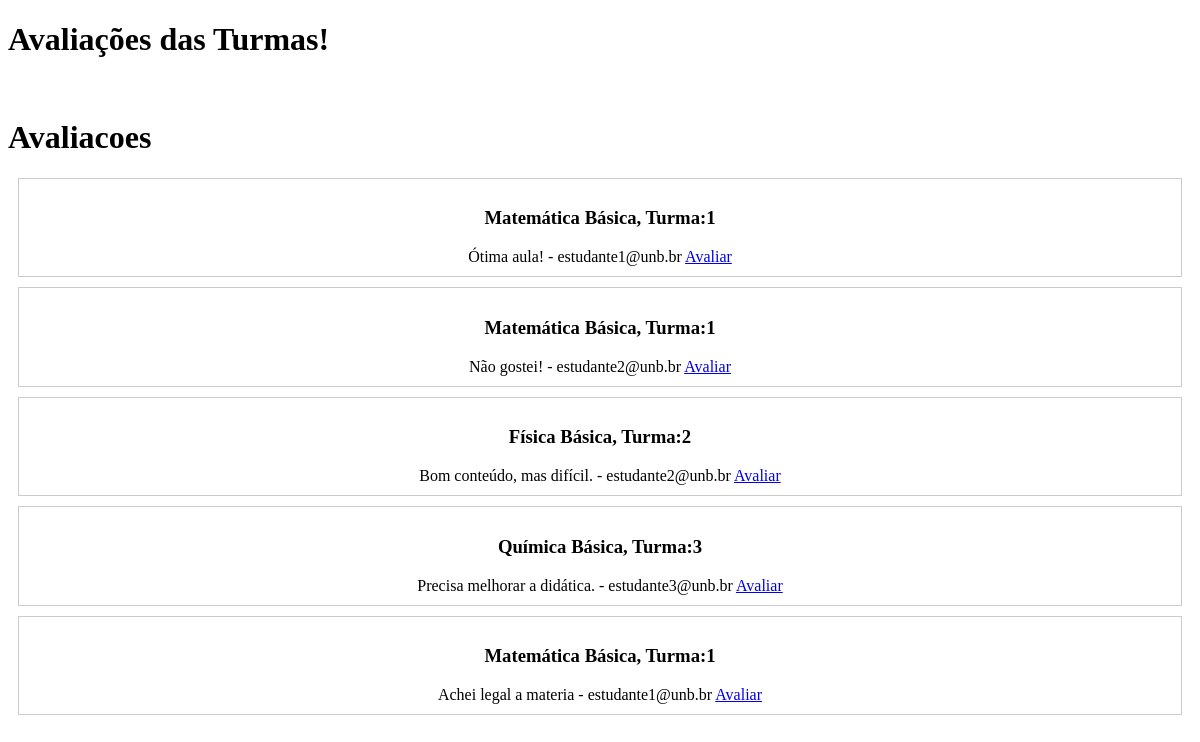
Page /main on the earlier database version.
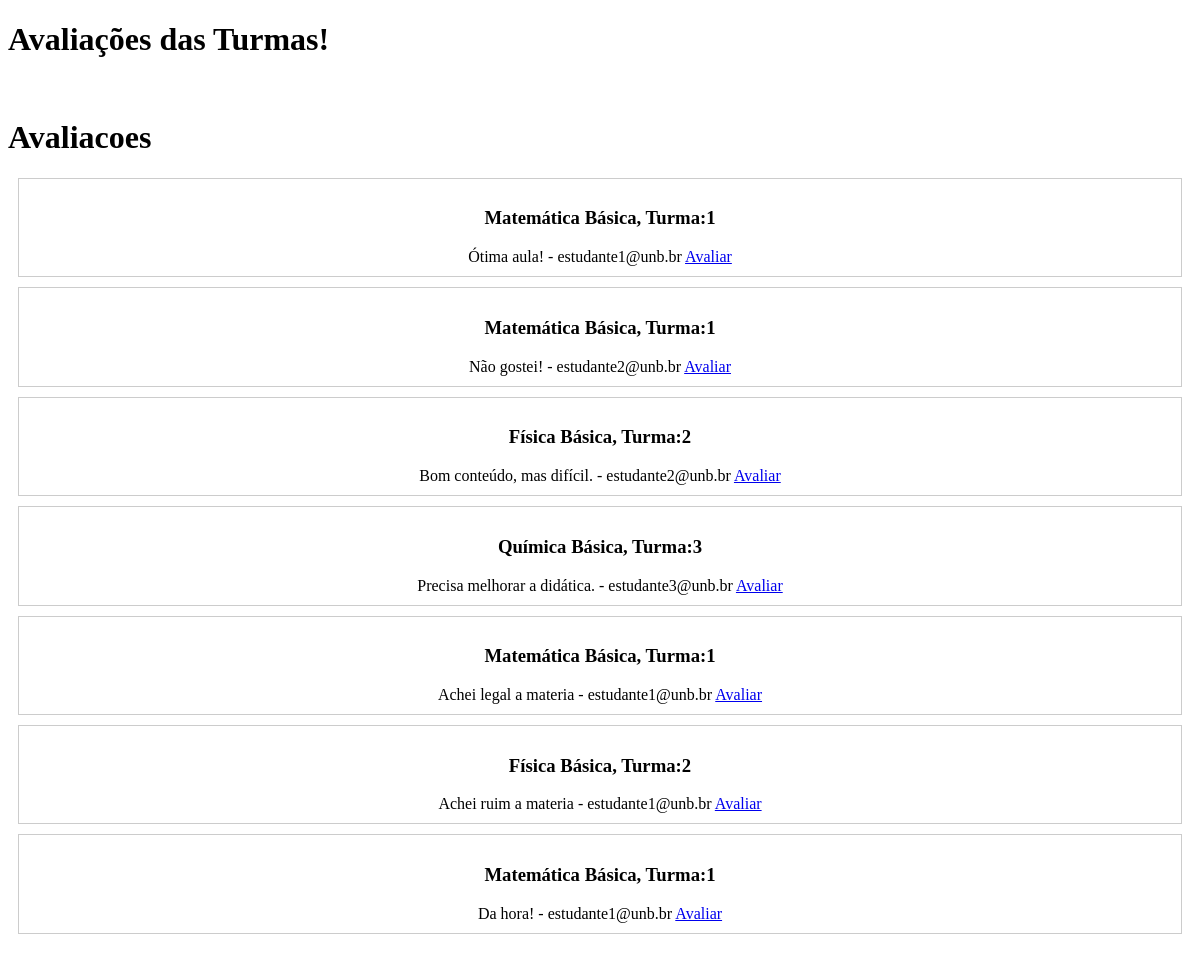
Same page on the later database version.
### tables this page shows
CREATE TABLE Avaliacoes (
    id INTEGER PRIMARY KEY,
    estudante_id INTEGER,
    turma_id INTEGER,
    avaliacao TEXT NOT NULL,
    FOREIGN KEY (estudante_id) REFERENCES Estudantes (id),
    FOREIGN KEY (turma_id) REFERENCES Turmas (id)
);

CREATE TABLE Disciplinas (
    id INTEGER PRIMARY KEY,
    nome TEXT NOT NULL,
    departamento_id INTEGER,
    CONSTRAINT fk_departamento_id
    FOREIGN KEY (departamento_id) REFERENCES Departamentos (id)
);

CREATE TABLE Turmas (
    id INTEGER PRIMARY KEY,
    disciplina_id INTEGER,
    professor_id INTEGER,
    CONSTRAINT fk_disciplina_id
    FOREIGN KEY (disciplina_id) REFERENCES Disciplinas (id)
    CONSTRAINT fk_professor_id
    FOREIGN KEY (professor_id) REFERENCES Professores (id)
);

CREATE TABLE Estudantes (
    id INTEGER PRIMARY KEY,
    email TEXT NOT NULL,
    matricula TEXT NOT NULL,
    curso TEXT NOT NULL,
    senha TEXT NOT NULL,
    e_administrador BOOLEAN NOT NULL DEFAULT 0
);

### app.py (the view)
@app.route('/main', methods=['GET', 'POST'])
def main():
    conn = get_db_connection()
    cur = conn.cursor()
    cur.execute("SELECT * FROM Avaliacoes ")
    avaliacoes = cur.fetchall()
    cur.execute("SELECT * FROM Professores")
    professores = cur.fetchall()
    cur.execute("SELECT * FROM Turmas")
    turmas = cur.fetchall()
    cur.execute("SELECT * FROM Estudantes")
    estudantes = cur.fetchall()
    cur.execute('SELECT Avaliacoes.avaliacao, Estudantes.email, Disciplinas.nome, Turmas.id FROM Avaliacoes JOIN Estudantes ON Avaliacoes.estudante_id = Estudantes.id JOIN Turmas ON Avaliacoes.turma_id = Turmas.id JOIN Disciplinas ON Turmas.disciplina_id = Disciplinas.id')
    results = cur.fetchall()
    conn.close()
    return render_template('main.html', avaliacoes=avaliacoes, professores=professores, turmas=turmas, estudantes=estudantes, results=results)

### app.py (called while the page is built)
def get_db_connection():
    conn = sqlite3.connect('database.db')
    conn.row_factory = sqlite3.Row
    return conn

### templates/main.html (shortened to what this page needs)
<!DOCTYPE html>
<html lang="en">
<head>
</head>
<body>
    <h1> Avaliações das Turmas!</h1>
    <br/>
    <h1>Avaliacoes</h1>
    <div class="results">
        {% for result in results %}
            <div class="card">
                <h3>{{ result[2] }}, Turma:{{ result[3] }}</h3>
                <td>{{ result[0] }} - {{ result[1] }}</td>
                <td><a href="{{ url_for('avaliar', turma_id=result[3]) }}">Avaliar</a></td>
            </div>
        {% endfor %}
    </div>
    <br/>
</body>
</html>

Differences in the rows shown:
added Avaliacoes: nome "Física Básica", result "2", avaliacao "Achei ruim a materia", email "estudante1@unb.br"
added Avaliacoes: nome "Matemática Básica", result "1", avaliacao "Da hora!", email "estudante1@unb.br"
